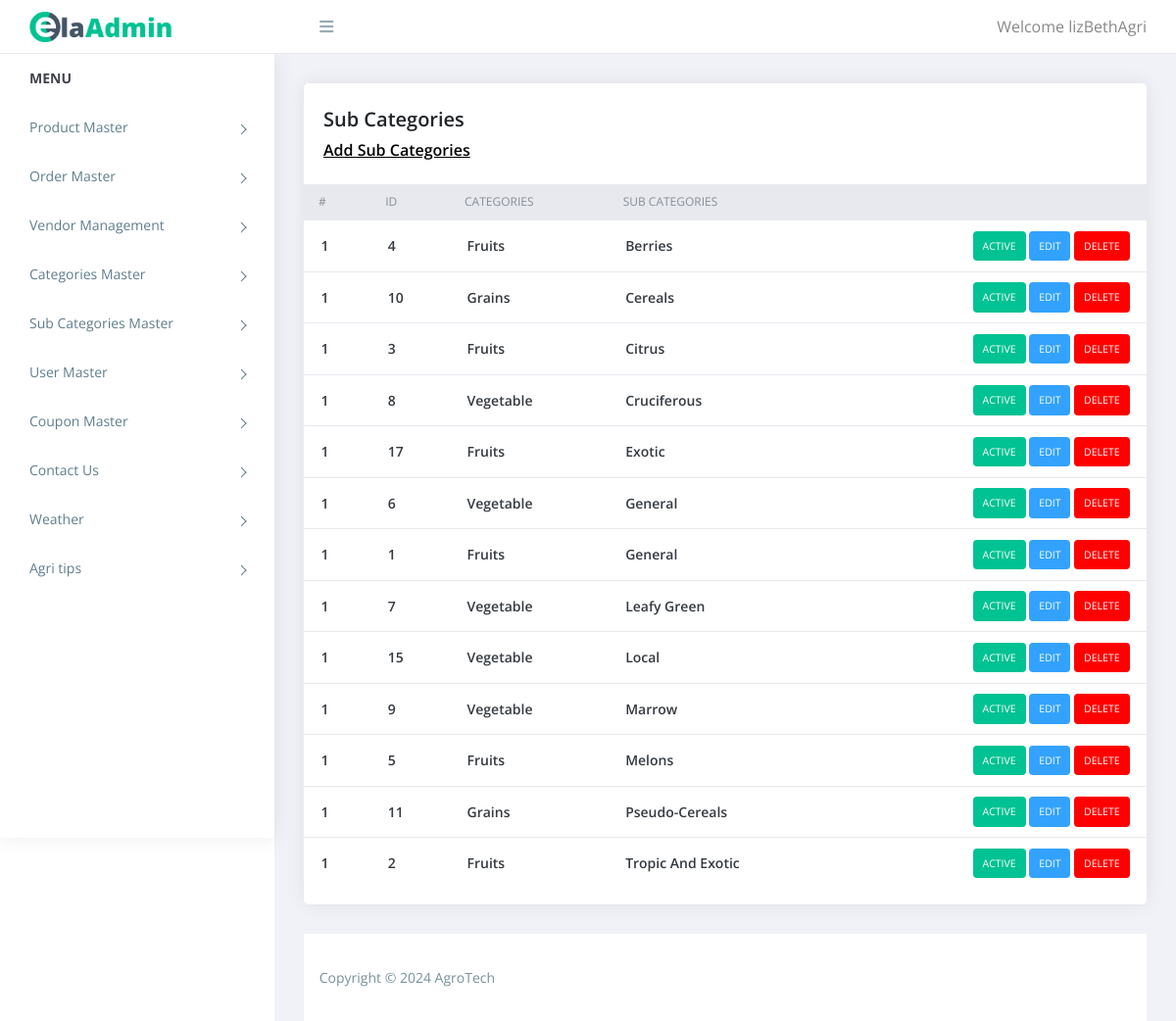
The page /admin/sub_categories.php (signed in) on the database its author committed.
### tables this page shows
CREATE TABLE `sub_categories` (
  `id` int(11) NOT NULL,
  `categories_id` int(11) NOT NULL,
  `sub_categories` varchar(100) NOT NULL,
  `status` int(11) NOT NULL
);

CREATE TABLE `categories` (
  `id` int(11) NOT NULL,
  `categories` varchar(255) NOT NULL,
  `status` tinyint(4) NOT NULL
);

### admin/sub_categories.php (the view, shortened to what this page needs)
<?php
require('top.inc.php');
$sql="select sub_categories.*,categories.categories from sub_categories,categories where categories.id=sub_categories.categories_id order by sub_categories.sub_categories asc";
$res=mysqli_query($con,$sql);
?>
<div class="content pb-0">
	<div class="orders">
	   <div class="row">
		  <div class="col-xl-12">
			 <div class="card">
				<div class="card-body">
				   <h4 class="box-title">Sub Categories </h4>
				   <h4 class="box-link"><a href="manage_sub_categories.php">Add Sub Categories</a> </h4>
				</div>
				<div class="card-body--">
				   <div class="table-stats order-table ov-h">
					  <table class="table ">
						 <thead>
							<tr>
							   <th class="serial">#</th>
							   <th>ID</th>
							   <th>Categories</th>
							   <th>Sub Categories</th>
							   <th></th>
							</tr>
						 </thead>
						 <tbody>
							<?php
							$i=1;
							while($row=mysqli_fetch_assoc($res)){?>
							<tr>
							   <td class="serial"><?php echo $i?></td>
							   <td><?php echo $row['id']?></td>
							   <td><?php echo $row['categories']?></td>
							   <td><?php echo $row['sub_categories']?></td>
							   <td>
								<?php
								if($row['status']==1){
									echo "<span class='badge badge-complete'><a href='?type=status&operation=deactive&id=".$row['id']."'>Active</a></span>&nbsp;";
								}else{
									echo "<span class='badge badge-pending'><a href='?type=status&operation=active&id=".$row['id']."'>Deactive</a></span>&nbsp;";
								}
								echo "<span class='badge badge-edit'><a href='manage_sub_categories.php?id=".$row['id']."'>Edit</a></span>&nbsp;";
								echo "<span class='badge badge-delete'><a href='?type=delete&id=".$row['id']."'>Delete</a></span>";
								?>
							   </td>
							</tr>
							<?php } ?>
						 </tbody>
					  </table>
				   </div>
				</div>
			 </div>
		  </div>
	   </div>
	</div>
</div>
<?php
require('footer.inc.php');
?>

### admin/assets/css/style.css (style rules this page uses)
body { display: table; font-family: open sans, sans-serif; font-size: 16px; width: 100% }
a, button { text-decoration: none; outline: none!important; color: #878787; -webkit-transition: all .25s ease; transition: all .25s ease }
h1, h2, h3, h4, h5, h6 { margin: 0 }
.pb-0 { padding-bottom: 0 }
.ov-h { overflow: hidden }
.order-table { position: relative }
.order-table:after, .order-table:before { content: ""; position: absolute; top: 0; height: 37px; width: 10px; background: #e8e9ef }
.order-table:after { right: -1px }
.order-table:before { left: -1px }
.order-table tr th { background: #e8e9ef }
.order-table tr td:last-child, .order-table tr th:last-child { text-align: right }
.order-table tr:last-child td { border: none }
.order-table .badge { color: #fff; padding: 10px; text-transform: uppercase; font-weight: 400 }
.order-table .badge-complete { background: #00c292 }
.order-table .badge-delete { background: #FF0000 }
.order-table .badge-edit { background: #33A2FF }
.content { float: left; padding: 1.875em; width: 100% }
.card { margin-bottom: 1.875em; border-radius: 5px; padding: 0; border: 0 solid transparent; -webkit-box-shadow: 0 0 20px rgba(0, 0, 0, .08); box-shadow: 0 0 20px rgba(0, 0, 0, .08) }
.card .box-title { font-weight: 600; font-size: 20px; padding: 5px 0 }
.card .card-body { float: left; padding: 1.25em; position: relative; width: 100% }
.card h4 { font-size: 1.1rem }
.table-stats table { font-family: open sans }
.table-stats table th, .table-stats table td { border: none; border-bottom: 1px solid #e8e9ef; color: #868e96; font-size: 12px; font-weight: 400; padding: .75em 1.25em; text-transform: uppercase }
.table-stats table td { color: #343a40; font-size: 14px; font-weight: 600; text-transform: capitalize; vertical-align: middle }
@media (max-width:1368px) { .card-body { padding: 15px } }
.card .box-link { font-weight: 600; font-size: 16px; padding: 5px 0 }
.card .box-link a { color:#000; text-decoration:underline; }
.badge a { color:#fff; }

### rows shown on the page
sub_categories: id "4", categories.categories "Fruits", sub_categories "Berries"
sub_categories: id "10", categories.categories "Grains", sub_categories "Cereals"
sub_categories: id "3", categories.categories "Fruits", sub_categories "Citrus"
sub_categories: id "8", categories.categories "Vegetable", sub_categories "Cruciferous"
sub_categories: id "17", categories.categories "Fruits", sub_categories "Exotic"
sub_categories: id "6", categories.categories "Vegetable", sub_categories "General"
sub_categories: id "1", categories.categories "Fruits", sub_categories "General"
sub_categories: id "7", categories.categories "Vegetable", sub_categories "Leafy Green"
sub_categories: id "15", categories.categories "Vegetable", sub_categories "Local"
sub_categories: id "9", categories.categories "Vegetable", sub_categories "Marrow"
sub_categories: id "5", categories.categories "Fruits", sub_categories "Melons"
sub_categories: id "11", categories.categories "Grains", sub_categories "Pseudo-Cereals"
sub_categories: id "2", categories.categories "Fruits", sub_categories "Tropic And Exotic"

### other values the page prints
$_SESSION['ADMIN_USERNAME'] "lizBethAgri"
